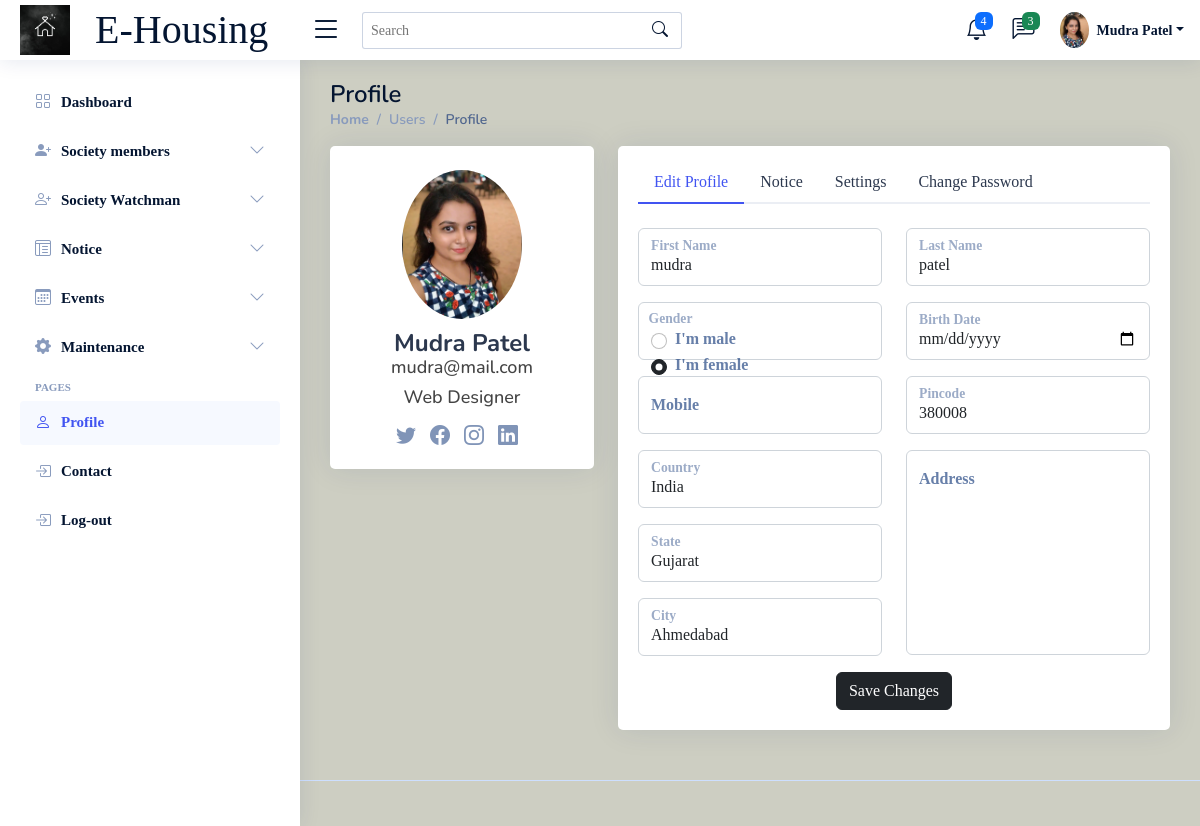
The page /profile_page/ (signed in) on the database its author committed.
### house_app/models.py (models this page shows, shortened)
class Profile(models.Model):
    Master = models.ForeignKey(Master, on_delete=models.CASCADE)
    ProfileImage = models.FileField(upload_to='profiles/', default='user.png')
    FullName = models.CharField(max_length=25, default='', blank=True)
    Gender = models.CharField(max_length=5, choices=gender_choices)
    BirthDate = models.DateField(auto_created=True, default='1991-01-01')
    Mobile = models.CharField(max_length=10, default='', blank=True)
    HouseNumber = models.CharField(max_length=10, default='', blank=True)
    Society = models.TextField(max_length=50, default='Trishul Society')
    Pincode = models.CharField(max_length=6, default='380008')
    City = models.CharField(max_length=25, default='Ahmedabad')
    Country = models.CharField(max_length=25, default='India')
    State = models.CharField(max_length=25, default='Gujarat')
    class Meta:
        db_table = 'profile'

class Master(models.Model):
    UserRole = models.ForeignKey(UserRole, on_delete=models.CASCADE)
    Email = models.EmailField(unique=True)
    Password = models.CharField(max_length=12)
    IsActive = models.BooleanField(default=False)
    RegDate = models.DateTimeField(auto_now_add=True)
    class Meta:
        db_table = 'master'

### house_app/views.py (the view)
# urls.py: path('profile_page/', profile_page, name='profile_page'),
def profile_page(request):
    if 'email' in request.session:
        default_data['current_page'] = 'profile_page'
        profile_data(request) # load data
        return render(request, 'profile_page.html', default_data)
    return redirect(login_page)

### house_app/templates/profile_page.html (shortened to what this page needs)
{% extends 'base.html' %}
{% load static %}
{% block main_content %}
  <main id="main" class="main">
    <div class="pagetitle">
      <h1>Profile</h1>
      <nav>
        <ol class="breadcrumb">
          <li class="breadcrumb-item"><a href="index.html">Home</a></li>
          <li class="breadcrumb-item">Users</li>
          <li class="breadcrumb-item active">Profile</li>
        </ol>
      </nav>
    </div>
    <section class="section profile">
      <div class="row">
        <div class="col-xl-4">
          <div class="card">
            <div class="card-body profile-card pt-4 d-flex flex-column align-items-center">
              <form class="profile-image-form avatar-block"
                onchange="this.submit()"
                method="post"
                action="{% url 'upload_image' %}"
                uploaded="{% if profile_data.ProfileImage != '' %}true{% else %}false{% endif %}"
                enctype="multipart/form-data">
                <img src="{% if profile_data.ProfileImage != '' %}{{profile_data.ProfileImage.url}}{% else %}{% static 'assets/img/avatar.png' %}{% endif %}" alt="Profile" class="rounded-circle">
              </form>
              <h2 style="text-transform: capitalize;">{% if profile_data.FullName %}{{profile_data.FullName}}{% else %}Guest{% endif %}</h2>
              <h3>{{ profile_data.Master.Email }}</h3>
              <h3>Web Designer</h3>
              <div class="social-links mt-2">
                <a href="#" class="twitter"><i class="bi bi-twitter"></i></a>
                <a href="#" class="facebook"><i class="bi bi-facebook"></i></a>
                <a href="#" class="instagram"><i class="bi bi-instagram"></i></a>
                <a href="#" class="linkedin"><i class="bi bi-linkedin"></i></a>
              </div>
            </div>
          </div>
        </div>
        <div class="col-xl-8">
          <div class="card">
            <div class="card-body pt-3">
              <ul class="nav nav-tabs nav-tabs-bordered">
                <li class="nav-item">
                  <button class="nav-link active" data-bs-toggle="tab" data-bs-target="#profile-edit">Edit Profile</button>
                </li>
                <li class="nav-item">
                  <button class="nav-link" data-bs-toggle="tab" data-bs-target="#notice">Notice</button>
                </li>
                <li class="nav-item">
                  <button class="nav-link" data-bs-toggle="tab" data-bs-target="#profile-settings">Settings</button>
                </li>
                <li class="nav-item">
                  <button class="nav-link" data-bs-toggle="tab" data-bs-target="#profile-change-password">Change Password</button>
                </li>
              </ul>
              <div class="tab-content pt-2">
                <div class="tab-pane fade show active profile-edit pt-3" id="profile-edit">
                  <form method="post" class="needs-validation" action="{% url 'update_profile' %}" novalidate>
                    <div class="row mb-3">
                      <div class="col-6">
                        <div class="form-floating">
                          <input type="text" name="first_name" class="form-control" id="firstName" placeholder="FirstName" value="{{profile_data.FirstName}}" required>
                          <label for="firstName">First Name</label>
                        </div>
                      </div>
                      <div class="col-6">
                        <div class="form-floating">
                          <input type="text" name="last_name" class="form-control" id="lastName" placeholder="LastName" value="{{profile_data.LastName}}" required>
                          <label for="lastName">Last Name</label>
                        </div>
                      </div>
                    </div>
                    <div class="row mb-3">
                      <fieldset class="col-6 form-floating">
                        <label style="opacity: .65;
                        transform: scale(.85) translateY(-.6rem) translateX(.85rem);
                    ">Gender</label>
                        <div class="form-control">
                            {% for gc in gender_choices %}
                            <div class="form-check form-check-inline">
                              <input class="form-check-input" type="radio" name="gender" id="gridRadios{{gc.short_text}}" value="{{gc.short_text}}" {% if gc.short_text == profile_data.Gender %}checked{% endif %} required>
                              <label class="form-check-label" for="gridRadios{{gc.short_text}}">
                                I'm {{gc.text}}
                              </label>
                            </div>
                            {% endfor %}
                          </div>
                      </fieldset>
                      <div class="col-6">
                        <div class="form-floating">
                          <input type="date" class="form-control" id="birth_date" name="birth_date" placeholder="BirthDate" value="{{profile_data.BirthDate}}" required>
                          <label for="birth_date">Birth Date</label>
                        </div>
                      </div>
                    </div>
                    <div class="row mb-3">
                      <div class="col-6">
                        <div class="form-floating">
                          <input name="mobile" type="text" class="form-control" id="mobile" placeholder="Mobile" value="{{profile_data.Mobile}}" required>
                          <label for="mobile" class="col-md-4 col-lg-3 col-form-label">Mobile</label>
                        </div>
                      </div>
                      <div class="col-6">
                        <div class="form-floating">
                          <input name="pincode" type="text" class="form-control" id="Pincode" placeholder="Pincode" value="{{profile_data.Pincode}}" required>
                          <label for="Pincode" class="col col-form-label">Pincode</label>
                        </div>
                      </div>
                    </div>
                    <div class="row">
                      <div class="col-6">
                        <div class="form-floating mb-3">
                          <input name="country" type="text" class="form-control" id="Country" placeholder="Country" value="{{profile_data.Country}}" required>
                          <label for="Country" class="col col-form-label">Country</label>
                        </div>
                        <div class="form-floating mb-3">
                          <input name="state" type="text" class="form-control" id="State" placeholder="State" value="{{profile_data.State}}" required>
                          <label for="State" class="col-md-4 col-lg-3 col-form-label">State</label>
                        </div>
                        <div class="form-floating mb-3">
                          <input name="city" type="text" class="form-control" id="City" placeholder="Mobile" value="{{profile_data.City}}" required>
                          <label for="City" class="col-md-4 col-lg-3 col-form-label">City</label>
                        </div>
                      </div>
                      <div class="col-6">
                        <div class="form-floating mb-3">
                          <textarea class="form-control" name="address" style="resize: none; height: 205px;" id="floatingTextarea" placeholder="Address">{{profile_data.Address}}</textarea>
                          <label for="floatingTextarea">Address</label>
                        </div>
                      </div>
                    </div>
                    <div class="text-center">
                      <button type="submit" class="btn btn-primary">Save Changes</button>
                    </div>
                  </form>
                </div>
              </div>
            </div>
          </div>
        </div>
      </div>
    </section>
  </main>
{% endblock %}

### house_app/templates/base.html (shortened to what this page needs)
<!DOCTYPE html>
<html lang="en">
{% load static %}
<head>
  <link href="{% static 'assets/vendor/bootstrap/css/bootstrap.min.css' %}" rel="stylesheet">
  <link href="{% static 'assets/vendor/bootstrap-icons/bootstrap-icons.css' %}" rel="stylesheet">
  <link href="{% static 'assets/vendor/boxicons/css/boxicons.min.css' %}" rel="stylesheet">
  <link href="{% static 'assets/vendor/quill/quill.snow.css' %}" rel="stylesheet">
  <link href="{% static 'assets/vendor/quill/quill.bubble.css' %}" rel="stylesheet">
  <link href="{% static 'assets/vendor/remixicon/remixicon.css' %}" rel="stylesheet">
  <link href="{% static 'assets/vendor/simple-datatables/style.css' %}" rel="stylesheet">
  <link href="{% static 'assets/css/style.css' %}" rel="stylesheet">
</head>
<body>
    {% if current_page not in no_header_pages %}
  <header id="header" class="header fixed-top d-flex align-items-center">
    <div class="d-flex align-items-center justify-content-between">
      <a href="index.html" class="logo d-flex align-items-center">
        <img src="{% static 'assets/img/logo.png' %}" alt="">
        <span class="d-none d-lg-block">E-Housing</span>
      </a>
      <i class="bi bi-list toggle-sidebar-btn"></i>
    </div>
    <div class="search-bar">
      <form class="search-form d-flex align-items-center" method="POST" action="#">
        <input type="text" name="query" placeholder="Search" title="Enter search keyword">
        <button type="submit" title="Search"><i class="bi bi-search"></i></button>
      </form>
    </div>
    <nav class="header-nav ms-auto">
      <ul class="d-flex align-items-center">
        <li class="nav-item dropdown">
          <a class="nav-link nav-icon" href="#" data-bs-toggle="dropdown">
            <i class="bi bi-bell"></i>
            <span class="badge bg-primary badge-number">4</span>
          </a>
        </li>
        <li class="nav-item dropdown">
          <a class="nav-link nav-icon" href="#" data-bs-toggle="dropdown">
            <i class="bi bi-chat-left-text"></i>
            <span class="badge bg-success badge-number">3</span>
          </a>
        </li>
        <li class="nav-item dropdown pe-3">
          <a class="nav-link nav-profile d-flex align-items-center pe-0" href="#" data-bs-toggle="dropdown">
            <img src="{% if profile_data.ProfileImage != '' %}{{profile_data.ProfileImage.url}}{% else %}{% static 'assets/img/avatar.png' %}{% endif %}" alt="Profile" class="rounded-circle">
            <span class="d-none d-md-block dropdown-toggle ps-2" style="text-transform: capitalize;">{% if profile_data.FullName %}{{profile_data.FullName}}{% else %}Guest{% endif %}</span>
          </a>
        </li>
      </ul>
    </nav>
  </header>
  <aside id="sidebar" class="sidebar">
    <ul class="sidebar-nav" id="sidebar-nav">
      <li class="nav-item">
        <a class="nav-link collapsed" href="index.html">
          <i class="bi bi-grid"></i>
          <span>Dashboard</span>
        </a>
      </li>
      <li class="nav-item">
        <a class="nav-link collapsed" data-bs-target="#components-nav" data-bs-toggle="collapse" href="#">
          <i class="bi bi-person-plus-fill"></i><span>Society members</span><i class="bi bi-chevron-down ms-auto"></i>
        </a>
      </li>
      <li class="nav-item">
        <a class="nav-link collapsed" data-bs-target="#forms-nav" data-bs-toggle="collapse" href="#">
          <i class="bi bi-person-plus"></i><span>Society Watchman</span><i class="bi bi-chevron-down ms-auto"></i>
        </a>
      </li>
      <li class="nav-item">
        <a class="nav-link collapsed" data-bs-target="#tables-nav" data-bs-toggle="collapse" href="#">
          <i class="bi bi-layout-text-window-reverse"></i><span>Notice</span><i class="bi bi-chevron-down ms-auto"></i>
        </a>
      </li>
      <li class="nav-item">
        <a class="nav-link collapsed" data-bs-target="#charts-nav" data-bs-toggle="collapse" href="#">
          <i class="bi bi-calendar3"></i><span>Events</span><i class="bi bi-chevron-down ms-auto"></i>
        </a>
      </li>
      <li class="nav-item">
        <a class="nav-link collapsed" data-bs-target="#icons-nav" data-bs-toggle="collapse" href="#">
          <i class="bi bi-gear-fill"></i><span>Maintenance</span><i class="bi bi-chevron-down ms-auto"></i>
        </a>
      </li>
      <li class="nav-heading">Pages</li>
      <li class="nav-item">
        <a class="nav-link " href="users-profile.html">
          <i class="bi bi-person"></i>
          <span>Profile</span>
        </a>
      </li>
      <li class="nav-item">
        <a class="nav-link collapsed" href="contact.html">
          <i class="bi bi-box-arrow-in-right"></i>
          <span>Contact</span>
        </a>
      </li>
      <li class="nav-item">
        <a class="nav-link collapsed" href="pages-login.html">
          <i class="bi bi-box-arrow-in-right"></i>
          <span>Log-out</span>
        </a>
      </li>
    </ul>
  </aside>
  {% endif %}
    {% block main_content %}
    {% endblock %}
    {% if current_page not in no_header_pages %}
 <footer id="footer" class="footer">
    <div class="credits">
    </div>
  </footer>
  {% endif %}
</body>
</html>

### rows shown on the page
Profile: ProfileImage (placeholder picture), FullName "Mudra Patel", Master.Email "mudra@mail.com", first_name "mudra", last_name "patel", Gender "☐ I'm male" "☑ I'm female", pincode "380008", country "India", state "Gujarat", city "Ahmedabad"

### other values the page prints
{{ gc.text }} "male" "female"
